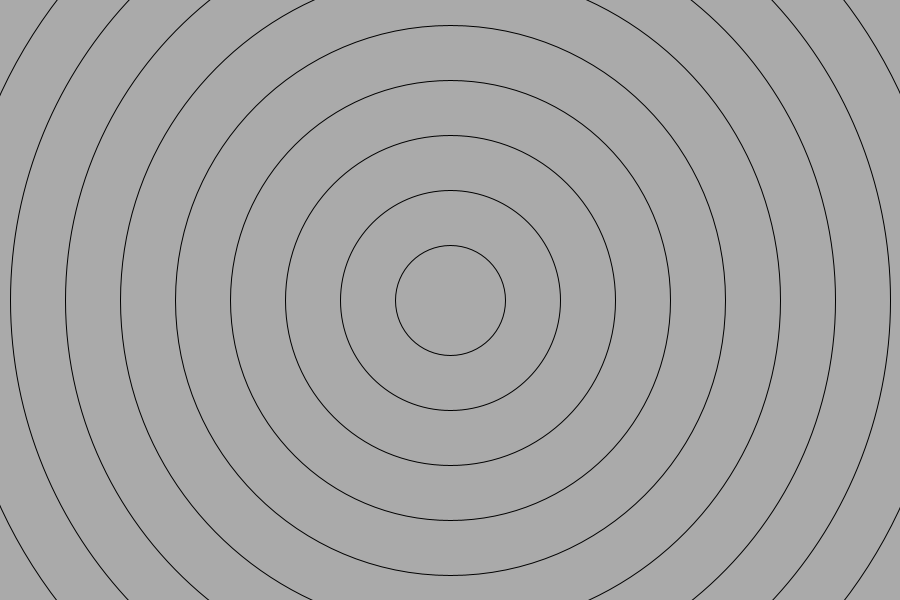
Frame 1 (no input)
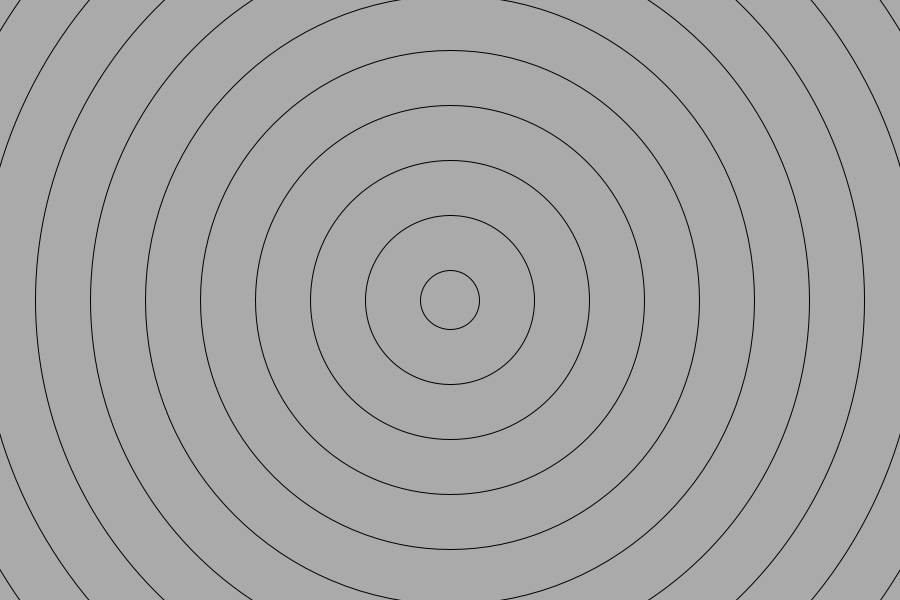
Frame 60 (the mouse pressed at the canvas centre just before this capture)
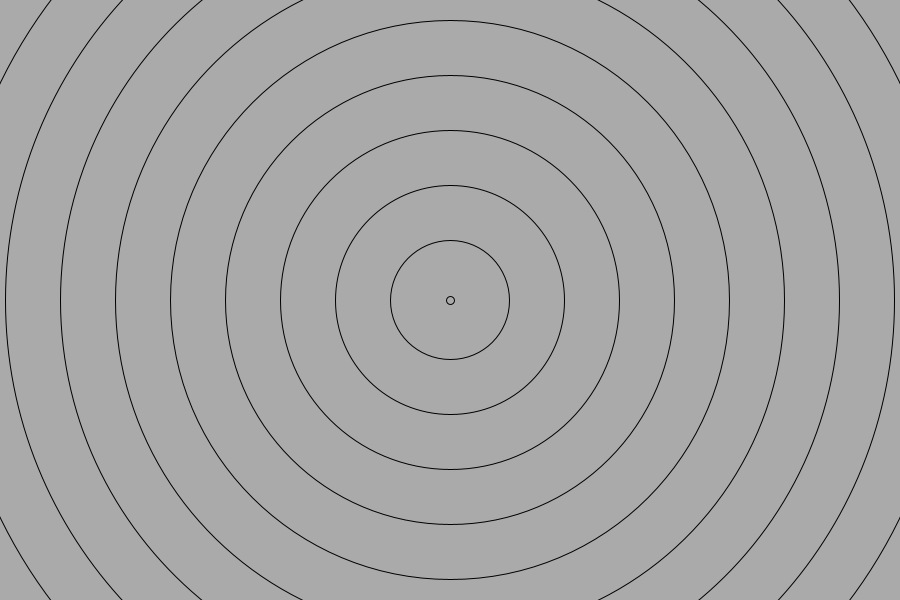
Frame 120 (the mouse held since frame 60 and released just before this capture)

The Processing sketch that drew these frames (run headless with seeded random() and noise(); from frame 60 on, the mouse is pressed at the canvas centre):

// Processing sketch: processing_173128
// ── processing_173128.pde

int db=10;
int[] atmerok= new int[db];

void setup(){
  size(900,600);
  for(int i=0;i<db;i++)
  {//1100
    atmerok[i]=1100*i/db;
  }
}

void draw(){
background(#AAAAAA);
noFill();
for(int i=0;i<db;i++)
{
  ellipse(450,300,atmerok[i],atmerok[i]);
}
for(int i=0;i<db;i++)
{
  atmerok[i]++;
  if(atmerok[i]>1100)
  {
    atmerok[i]=0;
  } 
}
}
